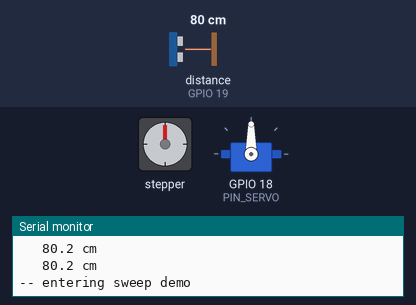
A sketch run on a simulated ESP32. On the bench: stepper motor, servo, the last lines printed to the serial monitor. Wiring (inferred from the names in the program): stepper motor (2048 steps per turn assumed): coils GPIO 14, GPIO 27, GPIO 26, GPIO 25. The test bench sets the inputs (shaded band); at power-on: distance to the obstacle (sensor on GPIO 19) 80 cm. The echo pulse lasts 58.3 µs per cm.

Above: at 25.25 s.
At 30.2 s:
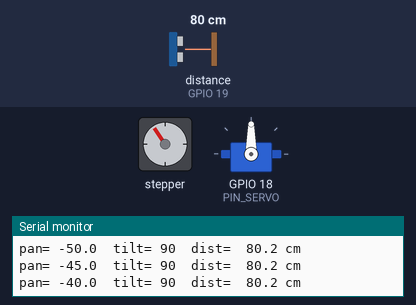
At 35.2 s:
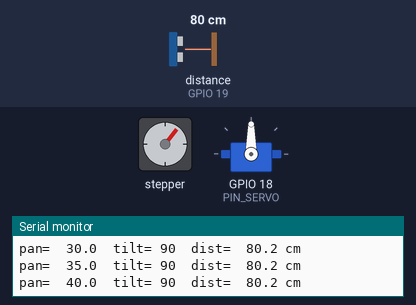
At 45.2 s:
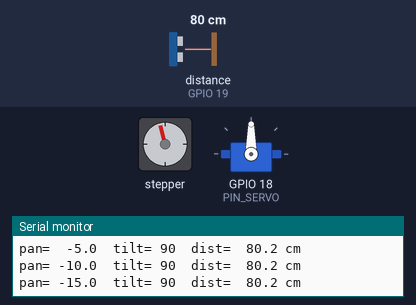
Timing chart, 0 to 52.0 s (numbered marks = the images above):
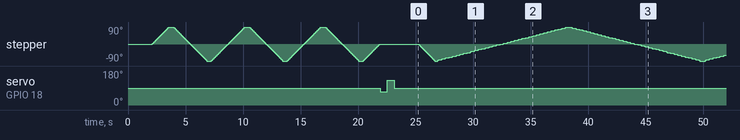

The sketch:

Turret.ino
```cpp
#include <ESP32Servo.h>

const int PIN_STEP_IN1 = 14;
const int PIN_STEP_IN2 = 27;
const int PIN_STEP_IN3 = 26;
const int PIN_STEP_IN4 = 25;

const int PIN_SERVO    = 18;

const int PIN_TRIG     = 17;
const int PIN_ECHO     = 19;


const long  STEPS_PER_REV   = 4096;
const int   STEP_DELAY_US   = 1400;
const float PAN_MIN_DEG     = -90.0;
const float PAN_MAX_DEG     =  90.0;


const int TILT_MIN_DEG      = 70;
const int TILT_MAX_DEG      = 130;
const int TILT_CENTER_DEG   = 90;
const int TILT_SETTLE_MS    = 120;


const float AMBIENT_TEMP_C  = 21.0;
const unsigned long ECHO_TIMEOUT_US = 30000UL;
const int   PING_SETTLE_MS  = 60;
const float DIST_MAX_CM     = 400.0;
const float DIST_MIN_CM     = 2.0;
const float DIST_INVALID    = -1.0;


Servo tiltServo;

long  panSteps    = 0;
int   tiltAngle   = TILT_CENTER_DEG;
float speedOfSound_cm_us;

const uint8_t STEP_SEQ[8][4] = {
  {1,0,0,0},
  {1,1,0,0},
  {0,1,0,0},
  {0,1,1,0},
  {0,0,1,0},
  {0,0,1,1},
  {0,0,0,1},
  {1,0,0,1}
};
int seqIndex = 0;


void coilsOff() {
  digitalWrite(PIN_STEP_IN1, LOW);
  digitalWrite(PIN_STEP_IN2, LOW);
  digitalWrite(PIN_STEP_IN3, LOW);
  digitalWrite(PIN_STEP_IN4, LOW);
}

void applyStep(int idx) {
  digitalWrite(PIN_STEP_IN1, STEP_SEQ[idx][0]);
  digitalWrite(PIN_STEP_IN2, STEP_SEQ[idx][1]);
  digitalWrite(PIN_STEP_IN3, STEP_SEQ[idx][2]);
  digitalWrite(PIN_STEP_IN4, STEP_SEQ[idx][3]);
}


void stepBy(long steps) {
  int dir = (steps >= 0) ? 1 : -1;
  long n  = labs(steps);

  for (long i = 0; i < n; i++) {
    seqIndex = (seqIndex + dir + 8) % 8;
    applyStep(seqIndex);
    delayMicroseconds(STEP_DELAY_US);
    panSteps += dir;
  }
  coilsOff();
}

long degToSteps(float deg) {
  return (long)((deg / 360.0) * STEPS_PER_REV);
}

float stepsToDeg(long steps) {
  return ((float)steps / (float)STEPS_PER_REV) * 360.0;
}

void panToDeg(float deg) {
  if (deg < PAN_MIN_DEG) {
    deg = PAN_MIN_DEG;
  }
  if (deg > PAN_MAX_DEG) {
    deg = PAN_MAX_DEG;
  }

  long target = degToSteps(deg);
  stepBy(target - panSteps);
}

float panCurrentDeg() {
  return stepsToDeg(panSteps);
}


void tiltTo(int deg) {
  if (deg < TILT_MIN_DEG) {
    deg = TILT_MIN_DEG;
  }
  if (deg > TILT_MAX_DEG) {
    deg = TILT_MAX_DEG;
  }

  tiltAngle = deg;
  tiltServo.write(tiltAngle);
  delay(TILT_SETTLE_MS);
}


float pingOnce() {
  digitalWrite(PIN_TRIG, LOW);
  delayMicroseconds(3);
  digitalWrite(PIN_TRIG, HIGH);
  delayMicroseconds(10);
  digitalWrite(PIN_TRIG, LOW);

  unsigned long dur = pulseIn(PIN_ECHO, HIGH, ECHO_TIMEOUT_US);
  if (dur == 0) {
    return DIST_INVALID;
  }

  float cm = (dur * speedOfSound_cm_us) / 2.0;
  if (cm < DIST_MIN_CM || cm > DIST_MAX_CM) {
    return DIST_INVALID;
  }
  return cm;
}

float pingMedian3() {
  float a = pingOnce(); delay(PING_SETTLE_MS);
  float b = pingOnce(); delay(PING_SETTLE_MS);
  float c = pingOnce(); delay(PING_SETTLE_MS);

  if (a == DIST_INVALID || b == DIST_INVALID || c == DIST_INVALID) {
    if (a != DIST_INVALID) {
      return a;
    }
    if (b != DIST_INVALID) {
      return b;
    }
    return c;
  }

  float hi = max(a, max(b, c));
  float lo = min(a, min(b, c));
  return a + b + c - hi - lo;
}

//test
void testStepper() {
  Serial.println(F("\n-- stepper: 90 right, 90 left, x3"));
  for (int i = 0; i < 3; i++) {
    panToDeg(90);
    Serial.printf("   at %.1f deg (%ld steps)\n", panCurrentDeg(), panSteps);
    delay(400);
    panToDeg(-90);
    Serial.printf("   at %.1f deg (%ld steps)\n", panCurrentDeg(), panSteps);
    delay(400);
  }
  panToDeg(0);
  Serial.println(F("   returned to home"));
}

void testServo() {
  Serial.println(F("\n-- servo: min, max, center"));
  tiltTo(TILT_MIN_DEG);    Serial.printf("   tilt %d\n", tiltAngle); delay(500);
  tiltTo(TILT_MAX_DEG);    Serial.printf("   tilt %d\n", tiltAngle); delay(500);
  tiltTo(TILT_CENTER_DEG); Serial.printf("   tilt %d\n", tiltAngle);
}

void testUltrasonic() {
  Serial.println(F("\n-- ultrasonic: 10 readings"));
  for (int i = 0; i < 10; i++) {
    float d = pingMedian3();
    if (d == DIST_INVALID) {
      Serial.println(F("   out of range"));
    }
    else {
      Serial.printf("   %.1f cm\n", d);
    }
  }
}


void setup() {
  Serial.begin(115200);
  delay(600);

  pinMode(PIN_STEP_IN1, OUTPUT);
  pinMode(PIN_STEP_IN2, OUTPUT);
  pinMode(PIN_STEP_IN3, OUTPUT);
  pinMode(PIN_STEP_IN4, OUTPUT);
  coilsOff();

  pinMode(PIN_TRIG, OUTPUT);
  pinMode(PIN_ECHO, INPUT);
  digitalWrite(PIN_TRIG, LOW);

  tiltServo.setPeriodHertz(50);
  tiltServo.attach(PIN_SERVO, 500, 2400);
  tiltServo.write(TILT_CENTER_DEG);

  speedOfSound_cm_us = (331.3 + 0.606 * AMBIENT_TEMP_C) / 10000.0;

  Serial.println(F("\n=== turret starter ==="));
  Serial.printf("speed of sound: %.1f m/s at %.1f C\n",
                speedOfSound_cm_us * 10000.0, AMBIENT_TEMP_C);
  Serial.printf("steps/rev: %ld   deg/step: %.4f\n",
                STEPS_PER_REV, 360.0 / STEPS_PER_REV);
  Serial.println(F("point the turret where you want, then reset"));
  delay(1500);

  testStepper();
  testServo();
  testUltrasonic();

  Serial.println(F("\n-- entering sweep demo"));
}


void loop() {
  static float deg = PAN_MIN_DEG;
  static int   dir = 1;

  const float STEP_DEG = 5.0;

  panToDeg(deg);
  delay(40);

  float d = pingMedian3();

  Serial.printf("pan=%6.1f  tilt=%3d  ", deg, tiltAngle);
  if (d == DIST_INVALID) {
    Serial.println(F("dist=  ---"));
  }
  else {
    Serial.printf("dist=%6.1f cm\n", d);
  }

  deg += STEP_DEG * dir;
  if (deg > PAN_MAX_DEG) {
    deg = PAN_MAX_DEG;
    dir = -1;
  }
  if (deg < PAN_MIN_DEG) {
    deg = PAN_MIN_DEG;
    dir = 1;
  }
}
```
